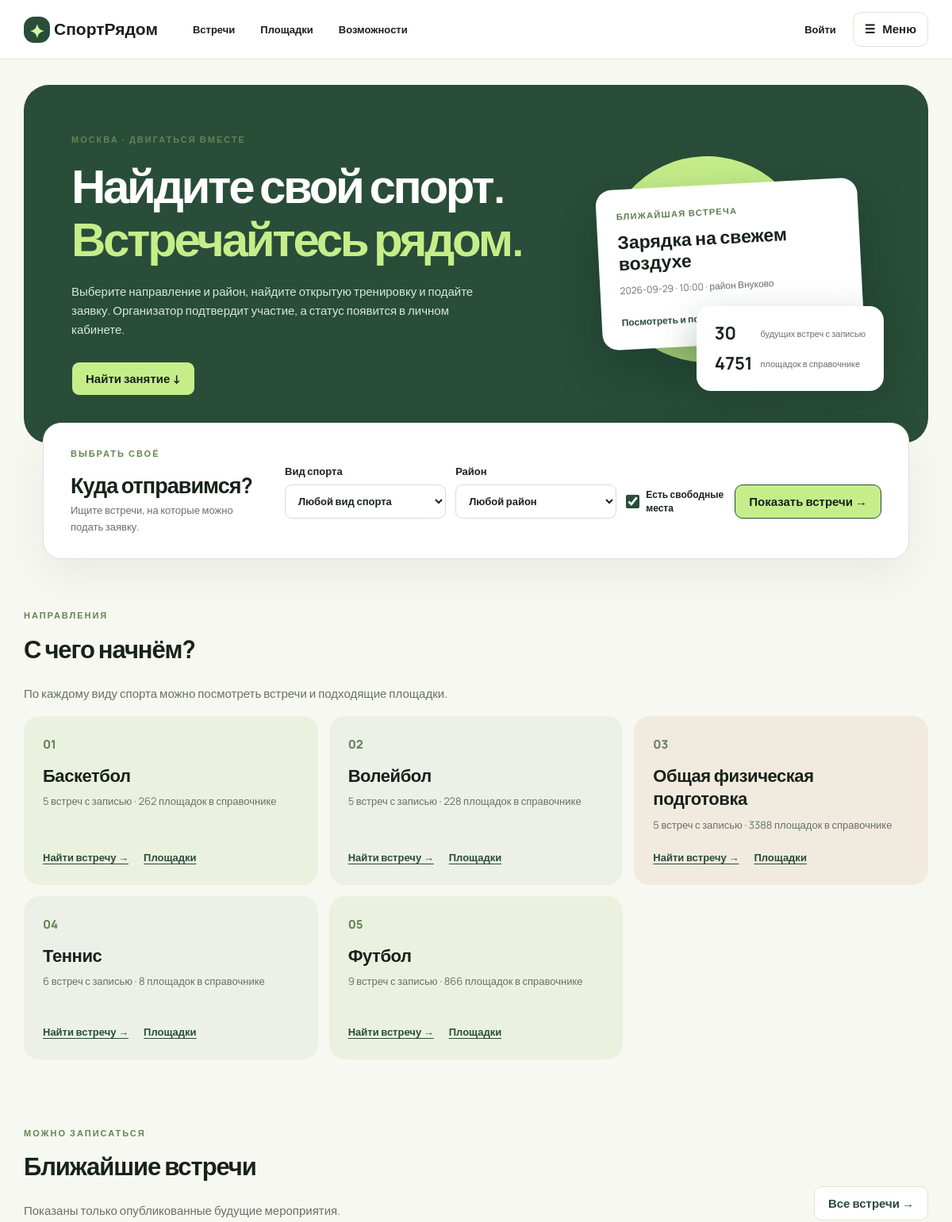
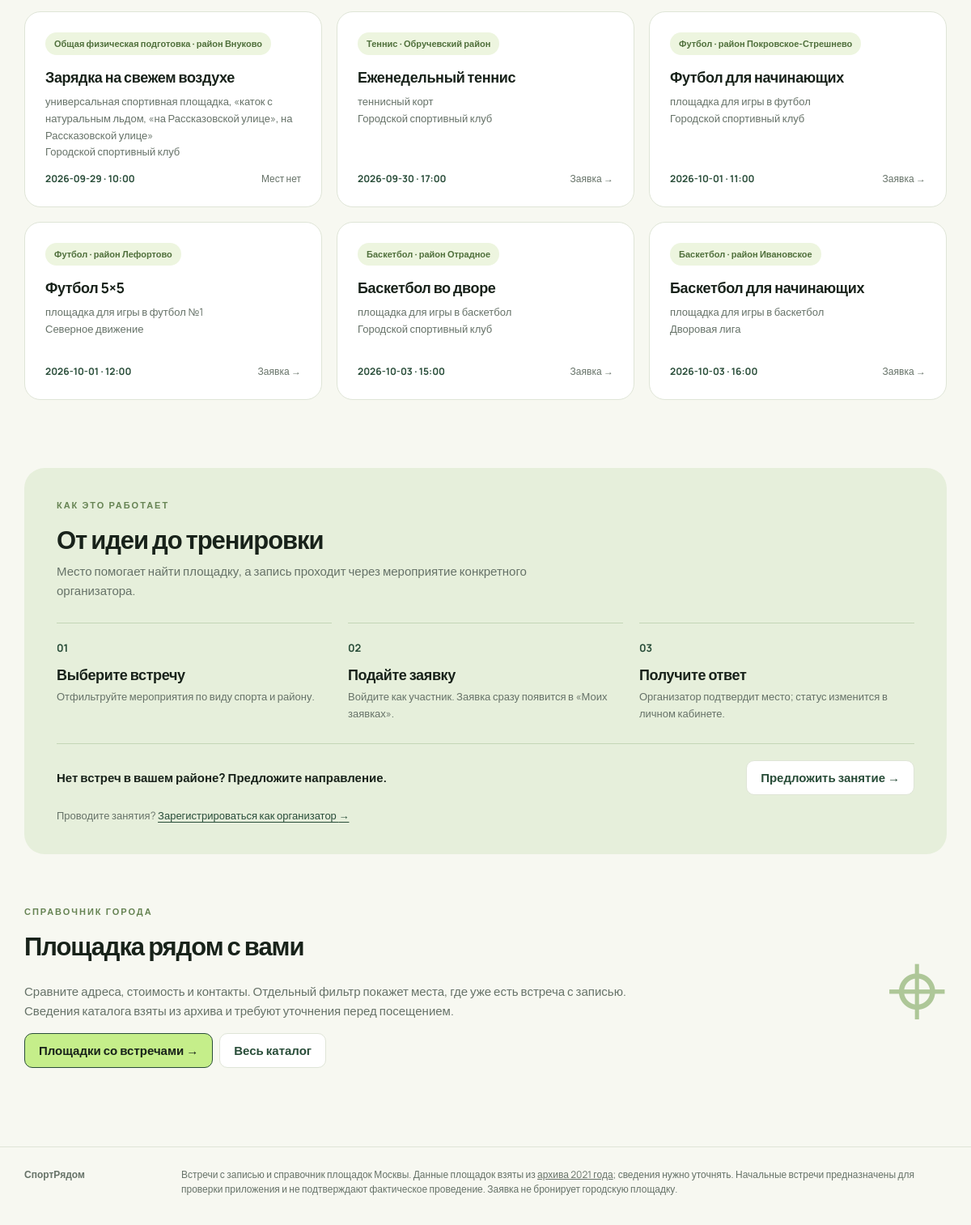
The page / on the database its author committed (2 pictures, top to bottom).
### tables this page shows
CREATE TABLE training_sessions (
 id INTEGER PRIMARY KEY, venue_id INTEGER NOT NULL REFERENCES venues(id),
 sport_id INTEGER NOT NULL REFERENCES sports(id), organizer_id INTEGER NOT NULL REFERENCES users(id),
 title TEXT NOT NULL, description TEXT NOT NULL DEFAULT '', starts_at TEXT NOT NULL,
 duration_minutes INTEGER NOT NULL CHECK(duration_minutes BETWEEN 30 AND 240),
 capacity INTEGER NOT NULL CHECK(capacity BETWEEN 2 AND 100),
 status TEXT NOT NULL DEFAULT 'pending' CHECK(status IN ('pending','published','rejected','cancelled')),
 created_at TEXT NOT NULL DEFAULT CURRENT_TIMESTAMP
, organization_id INTEGER REFERENCES organizations(id), request_id INTEGER REFERENCES activity_requests(id), series_id INTEGER REFERENCES event_series(id));

CREATE TABLE areas (
 id INTEGER PRIMARY KEY, name TEXT NOT NULL UNIQUE
);

CREATE TABLE sports (id INTEGER PRIMARY KEY, name TEXT NOT NULL UNIQUE);

CREATE TABLE venues (
 id INTEGER PRIMARY KEY, source_id INTEGER NOT NULL UNIQUE,
 name TEXT NOT NULL, facility_name TEXT NOT NULL,
 area_id INTEGER NOT NULL REFERENCES areas(id), address TEXT NOT NULL,
 lat REAL NOT NULL CHECK(lat BETWEEN 54 AND 57),
 lon REAL NOT NULL CHECK(lon BETWEEN 36 AND 39),
 usage_period TEXT NOT NULL,
 paid TEXT NOT NULL, accessibility TEXT, public_status TEXT NOT NULL DEFAULT 'visible'
 CHECK(public_status IN ('visible','hidden')), admin_note TEXT NOT NULL DEFAULT ''
, verified_at TEXT, verified_by INTEGER REFERENCES users(id), paid_comment TEXT, website TEXT, phone TEXT);

CREATE TABLE organizations (
 id INTEGER PRIMARY KEY, name TEXT NOT NULL COLLATE NOCASE UNIQUE,
 status TEXT NOT NULL DEFAULT 'pending' CHECK(status IN ('pending','active','rejected')),
 created_at TEXT NOT NULL DEFAULT CURRENT_TIMESTAMP
, description TEXT NOT NULL DEFAULT '');

### app.py (the view)
    @app.get("/")
    def home():
        conn = db()
        today = datetime.now(MOSCOW).strftime("%Y-%m-%dT%H:%M")
        counts = {"venues": conn.execute("SELECT count(*) FROM venues WHERE public_status='visible'").fetchone()[0],
                  "sessions": conn.execute("""SELECT count(*) FROM training_sessions t JOIN venues v ON v.id=t.venue_id
                      WHERE t.status='published' AND t.starts_at>=? AND v.public_status='visible'""",
                      (today,)).fetchone()[0]}
        upcoming = conn.execute("""SELECT t.*,v.name AS venue_name,v.address,a.name AS area,
                    s.name AS sport,o.name AS organization_name,
                    (SELECT count(*) FROM registrations r WHERE r.session_id=t.id AND r.status='active') AS enrolled
                    FROM training_sessions t JOIN venues v ON v.id=t.venue_id
                    JOIN areas a ON a.id=v.area_id LEFT JOIN organizations o ON o.id=t.organization_id
                    JOIN sports s ON s.id=t.sport_id WHERE t.status='published' AND t.starts_at>=?
                    AND v.public_status='visible'
                    ORDER BY t.starts_at LIMIT 6""", (today,)).fetchall()
        sports = conn.execute("""SELECT s.id,s.name,
            (SELECT count(*) FROM venue_sports vs JOIN venues v ON v.id=vs.venue_id
             WHERE vs.sport_id=s.id AND v.public_status='visible') AS venue_count,
            (SELECT count(*) FROM training_sessions t JOIN venues v ON v.id=t.venue_id
             WHERE t.sport_id=s.id AND t.status='published' AND t.starts_at>=? AND v.public_status='visible') AS event_count
            FROM sports s ORDER BY s.name""", (today,)).fetchall()
        areas = conn.execute("SELECT name FROM areas ORDER BY name").fetchall()
        return render_template("home.html", counts=counts, upcoming=upcoming, sports=sports, areas=areas)

### templates/home.html (shortened to what this page needs)
{% extends 'base.html' %}{% block content %}
<section class="hero"><div><div class="eyebrow">МОСКВА · ДВИГАТЬСЯ ВМЕСТЕ</div>
  <h1>Найдите свой спорт.<br><em>Встречайтесь рядом.</em></h1>
  <p>Выберите направление и район, найдите открытую тренировку и подайте заявку. Организатор подтвердит участие, а статус появится в личном кабинете.</p>
  <a class="button" href="#find">Найти занятие ↓</a></div>
  <div class="hero-art"><div class="hero-orbit" aria-hidden="true">✳</div>
    {% if upcoming %}<a class="hero-event" href="{{ url_for('session_detail',session_id=upcoming[0]['id']) }}"><span>БЛИЖАЙШАЯ ВСТРЕЧА</span><strong>{{ upcoming[0]['title'] }}</strong><small>{{ upcoming[0]['starts_at']|replace('T',' · ') }} · {{ upcoming[0]['area'] }}</small><em>Посмотреть и подать заявку ↗</em></a>{% endif %}
    <div class="stats"><strong>{{ counts.sessions }}</strong><span>будущих встреч с записью</span><strong>{{ counts.venues }}</strong><span>площадок в справочнике</span></div>
  </div>
</section>
<section id="find" class="search-panel" aria-label="Найти тренировку"><div><div class="eyebrow">ВЫБРАТЬ СВОЁ</div><h2>Куда отправимся?</h2><p>Ищите встречи, на которые можно подать заявку.</p></div>
  <form class="search-form" method="get" action="{{ url_for('sessions') }}">
    <label>Вид спорта<select name="sport_id"><option value="">Любой вид спорта</option>{% for sport in sports %}<option value="{{ sport['id'] }}">{{ sport['name'] }}</option>{% endfor %}</select></label>
    <label>Район<select name="area"><option value="">Любой район</option>{% for area in areas %}<option value="{{ area['name'] }}">{{ area['name'] }}</option>{% endfor %}</select></label>
    <label class="checkline"><input type="checkbox" name="available" value="1" checked> Есть свободные места</label>
    <button class="button">Показать встречи →</button>
  </form>
</section>
<section class="section"><div class="section-head"><div><div class="eyebrow">НАПРАВЛЕНИЯ</div><h2>С чего начнём?</h2><p>По каждому виду спорта можно посмотреть встречи и подходящие площадки.</p></div></div>
  <div class="topic-grid">{% for sport in sports %}<article class="topic-card"><span class="topic-number">{{ '%02d'|format(loop.index) }}</span><h3>{{ sport['name'] }}</h3>
    <p>{{ sport['event_count'] }} встреч с записью · {{ sport['venue_count'] }} площадок в справочнике</p>
    <div class="topic-links"><a class="text-link" href="{{ url_for('sessions',sport_id=sport['id']) }}">Найти встречу →</a><a class="text-link" href="{{ url_for('venues',sport_id=sport['id']) }}">Площадки</a></div>
  </article>{% else %}<div class="empty">Направления появятся после загрузки каталога площадок.</div>{% endfor %}</div>
</section>
<section class="section"><div class="section-head"><div><div class="eyebrow">МОЖНО ЗАПИСАТЬСЯ</div><h2>Ближайшие встречи</h2><p>Показаны только опубликованные будущие мероприятия.</p></div><a class="button secondary" href="{{ url_for('sessions') }}">Все встречи →</a></div>
  <div class="grid">{% for item in upcoming %}<a class="card" href="{{ url_for('session_detail',session_id=item['id']) }}"><span class="tag">{{ item['sport'] }} · {{ item['area'] }}</span>
    <h3>{{ item['title'] }}</h3><p>{{ item['venue_name'] }}{% if item['organization_name'] %}<br>{{ item['organization_name'] }}{% endif %}</p>
    <div class="card-bottom"><strong>{{ item['starts_at']|replace('T',' · ') }}</strong><span>{{ 'Мест нет' if item['enrolled']>=item['capacity'] else 'Заявка →' }}</span></div></a>
    {% endfor %}</div>
</section>
<section class="story"><div><div class="eyebrow">КАК ЭТО РАБОТАЕТ</div><h2>От идеи до тренировки</h2><p>Место помогает найти площадку, а запись проходит через мероприятие конкретного организатора.</p></div>
  <div class="steps"><div><strong>01</strong><h3>Выберите встречу</h3><p>Отфильтруйте мероприятия по виду спорта и району.</p></div><div><strong>02</strong><h3>Подайте заявку</h3><p>Войдите как участник. Заявка сразу появится в «Моих заявках».</p></div><div><strong>03</strong><h3>Получите ответ</h3><p>Организатор подтвердит место; статус изменится в личном кабинете.</p></div></div>
  <div class="story-foot"><span>Нет встреч в вашем районе? Предложите направление.</span>
  {% if me and me['role']=='organizer' %}<a class="button secondary" href="{{ url_for('organizer_requests') if organizer_verified else url_for('organizer_organizations') }}">Посмотреть спрос →</a>
  {% elif me and me['role'] in ('event_admin','global_admin') %}<a class="button secondary" href="{{ url_for('admin') }}">Открыть управление →</a>
  {% elif not me or me['role']=='participant' %}<a class="button secondary" href="{{ url_for('new_activity_request') if me else url_for('signup',next=url_for('new_activity_request')) }}">Предложить занятие →</a>{% endif %}</div>
  {% if not me or me['role']=='organizer' %}<p class="organizer-link">Проводите занятия? <a class="text-link" href="{{ url_for('organizer_requests') if me else url_for('signup',role='organizer') }}">{{ 'Посмотреть идеи жителей' if me else 'Зарегистрироваться как организатор' }} →</a></p>{% endif %}
</section>
<section class="section guide"><div><div class="eyebrow">СПРАВОЧНИК ГОРОДА</div><h2>Площадка рядом с вами</h2><p>Сравните адреса, стоимость и контакты. Отдельный фильтр покажет места, где уже есть встреча с записью. Сведения каталога взяты из архива и требуют уточнения перед посещением.</p><div class="actions"><a class="button" href="{{ url_for('venues',with_events='1') }}">Площадки со встречами →</a><a class="button secondary" href="{{ url_for('venues') }}">Весь каталог</a></div></div><span aria-hidden="true">⌖</span></section>
{% endblock %}

### templates/base.html (shortened to what this page needs)
<!doctype html>
<html lang="ru">
<head>
  <link rel="stylesheet" href="{{ url_for('static',filename='style.css') }}">
</head>
<body>
<header class="top">
  <div class="wrap site-header">
    <a class="brand" href="{{ url_for('home') }}" aria-label="СпортРядом — главная"><span class="brandmark" aria-hidden="true">✦</span> СпортРядом</a>
    <nav class="main-nav" aria-label="Основные разделы">
      <a href="{{ url_for('sessions') }}" {% if request.endpoint in ('sessions','session_detail') %}aria-current="page"{% endif %}>Встречи</a>
      <a href="{{ url_for('venues') }}" {% if request.endpoint in ('venues','venue_detail') %}aria-current="page"{% endif %}>Площадки</a>
      <a href="{{ url_for('roles') }}" {% if request.endpoint=='roles' %}aria-current="page"{% endif %}>Возможности</a>
    </nav>
    <div class="header-actions">
      {% if me %}
        {% if me['role'] in ('participant','organizer') %}<a class="header-shortcut" href="{{ url_for('my_sessions') }}">{{ 'Мои заявки' if me['role']=='participant' else 'Мои мероприятия' }}{% if me['role']=='organizer' and requests_count %}<span class="header-count">Заявки: {{ requests_count }}</span>{% endif %}</a>
        {% else %}<a class="header-shortcut" href="{{ url_for('admin') }}">Управление</a>{% endif %}
      {% else %}<a class="header-shortcut" href="{{ url_for('login') }}">Войти</a>{% endif %}
      <details class="nav-drawer">
        <summary class="menu-trigger"><span aria-hidden="true">☰</span> <span>Меню</span>{% if unread_count %}<span class="menu-count" aria-label="Новые уведомления: {{ unread_count }}">{{ unread_count }}</span>{% endif %}</summary>
      </details>
    </div>
  </div>
</header>
<main class="wrap" id="content">
  {% block content %}{% endblock %}
</main>
<footer class="wrap foot"><strong>СпортРядом</strong><p>Встречи с записью и справочник площадок Москвы. Данные площадок взяты из <a href="https://data.mos.ru/opendata/893">архива 2021 года</a>; сведения нужно уточнять. Начальные встречи предназначены для проверки приложения и не подтверждают фактическое проведение. Заявка не бронирует городскую площадку.</p></footer>
</body></html>

### rows shown on the page
training_sessions: title "Зарядка на свежем воздухе", starts_at "2026-09-29 · 10:00", sport "Общая физическая подготовка", area "район Внуково", venue_name "универсальная спортивная площадка, «каток с натуральным льдом, «на Рассказовской улице», на Рассказовской улице»", organization_name "Городской спортивный клуб", capacity "Мест нет"
areas: name "район Внуково"
sports: index "01", name "Баскетбол", event_count "5", venue_count "262"
sports: index "02", name "Волейбол", event_count "5", venue_count "228"
sports: index "03", name "Общая физическая подготовка", event_count "5", venue_count "3388"
sports: index "04", name "Теннис", event_count "6", venue_count "8"
sports: index "05", name "Футбол", event_count "9", venue_count "866"
training_sessions: sport "Теннис", area "Обручевский район", title "Еженедельный теннис", venue_name "теннисный корт", organization_name "Городской спортивный клуб", starts_at "2026-09-30 · 17:00", capacity "Заявка →"
training_sessions: sport "Футбол", area "район Покровское-Стрешнево", title "Футбол для начинающих", venue_name "площадка для игры в футбол", organization_name "Городской спортивный клуб", starts_at "2026-10-01 · 11:00", capacity "Заявка →"
training_sessions: sport "Футбол", area "район Лефортово", title "Футбол 5×5", venue_name "площадка для игры в футбол №1", organization_name "Северное движение", starts_at "2026-10-01 · 12:00", capacity "Заявка →"
training_sessions: sport "Баскетбол", area "район Отрадное", title "Баскетбол во дворе", venue_name "площадка для игры в баскетбол", organization_name "Городской спортивный клуб", starts_at "2026-10-03 · 15:00", capacity "Заявка →"
training_sessions: sport "Баскетбол", area "район Ивановское", title "Баскетбол для начинающих", venue_name "площадка для игры в баскетбол", organization_name "Дворовая лига", starts_at "2026-10-03 · 16:00", capacity "Заявка →"

### other values the page prints
{{ counts.sessions }} "30"
{{ counts.venues }} "4751"
